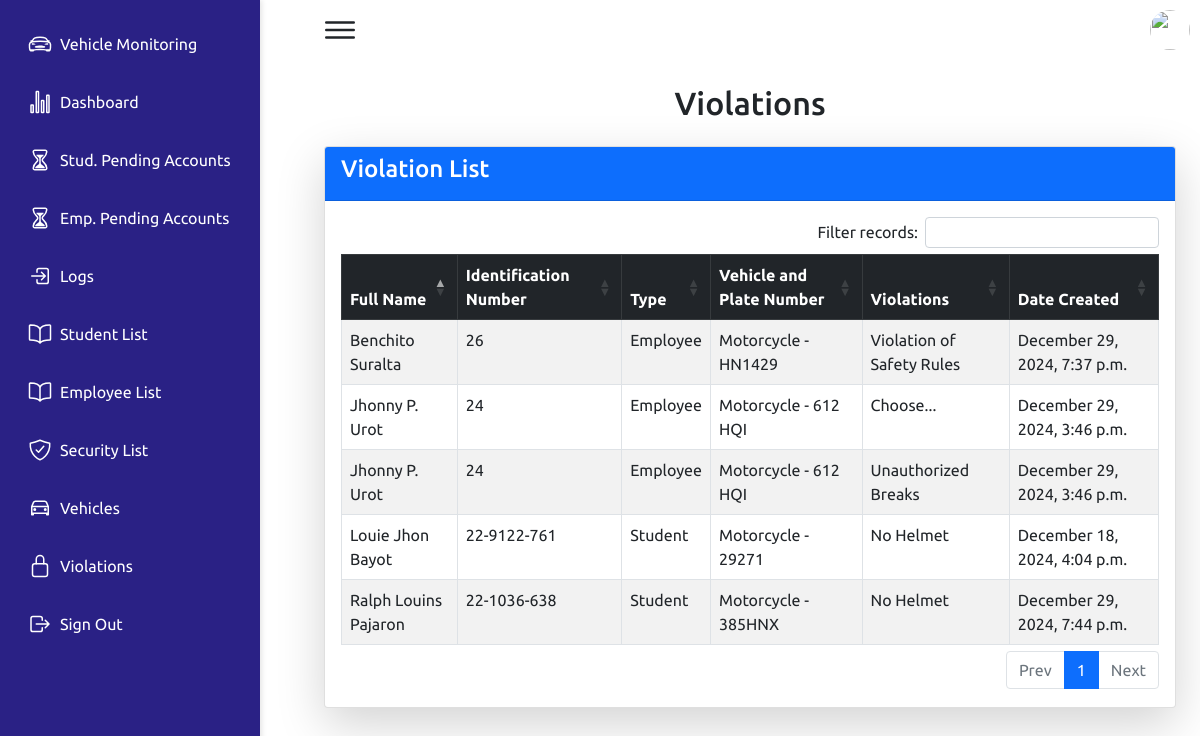
The page /violation_list/ (signed in) on the database its author committed.
### qrapp/models.py (models this page shows, shortened)
class Violation(models.Model):
    username = models.CharField(max_length=50)
    first_name = models.CharField(max_length=50, blank=True, null=True)
    last_name = models.CharField(max_length=50, blank=True, null=True)
    student_id = models.CharField(max_length=20)
    vehicle_type = models.CharField(max_length=50)
    violations = models.CharField(max_length=255)
    date_created = models.DateTimeField(default=timezone.now)  # Field for the date of the violation
    offense_count = models.PositiveIntegerField(blank=True, null=True)  # Field for number of offenses

class EmployeeViolation(models.Model):
    employee_id = models.CharField(max_length=20)
    full_name = models.CharField(max_length=255, blank=True, null=True)  # Full name of the employee
    vehicle_type = models.CharField(max_length=50)
    violations = models.CharField(max_length=255)
    date_created = models.DateTimeField(default=timezone.now)  # Date of violation
    offense_count = models.PositiveIntegerField(blank=True, null=True)  # Number of offenses

### qrapp/views.py (the view)
# urls.py: path('violation_list/', views.violation_list, name='violation_list'),
def violation_list(request):
    violations = Violation.objects.all()
    employee_violations = EmployeeViolation.objects.all()
    return render(request, 'qrapp/violations.html', {'violations': violations,'employee_violations': employee_violations})

### qrapp/templates/qrapp/violations.html (shortened to what this page needs)
{% extends 'qrapp/base.html' %}
{% block content %}
<link href="https://cdn.jsdelivr.net/npm/bootstrap@5.1.3/dist/css/bootstrap.min.css" rel="stylesheet">
<link rel="stylesheet" href="https://cdn.datatables.net/1.11.5/css/dataTables.bootstrap5.min.css">
<div class="container mt-0">
    <h2 class="text-center mb-4">Violations</h2>
    <div class="row">
        <div class="col-lg-12 mb-4">
            <div class="card shadow-lg">
                <div class="card-header bg-primary text-white">
                    <h4>Violation List</h4>
                </div>
                <div class="card-body">
                    <table id="violationTable" class="table table-hover table-bordered table-striped">
                        <thead class="table-dark">
                            <tr>
                                <th>Full Name</th>
                                <th>Identification Number</th>
                                <th>Type</th>
                                <th>Vehicle and Plate Number</th>
                                <th>Violations</th>
                                <th>Date Created</th>
                            </tr>
                        </thead>
                        <tbody>
                            {% for violation in violations %}
                            <tr>
                                <td>{{ violation.first_name }} {{ violation.last_name }}</td>
                                <td>{{ violation.student_id }}</td>
                                <td>Student</td>
                                <td>{{ violation.vehicle_type }}</td>
                                <td>{{ violation.violations }}</td>
                                <td>{{ violation.date_created|date:"F j, Y, g:i a" }}</td>
                            </tr>
                            {% endfor %}
                            {% for emp_violation in employee_violations %}
                            <tr>
                                <td>{{ emp_violation.full_name }}</td>
                                <td>{{ emp_violation.employee_id }}</td>
                                <td>Employee</td>
                                <td>{{ emp_violation.vehicle_type }}</td>
                                <td>{{ emp_violation.violations }}</td>
                                <td>{{ emp_violation.date_created|date:"F j, Y, g:i a" }}</td>
                            </tr>
                            {% endfor %}
                        </tbody>
                    </table>
                </div>
            </div>
        </div>
    </div>
</div>
{% endblock %}

### static/css/style.css (style rules this page uses)
* { font-family: "Ubuntu", sans-serif; margin: 0; padding: 0; box-sizing: border-box; }
:root { --blue: #2a2185; --white: #fff; --gray: #f5f5f5; --black1: #222; --black2: #999; }
body { min-height: 100vh; overflow-x: hidden; }
.container { position: relative; width: 100%; }

### qrapp/templates/qrapp/violations.html (style rules this page uses)
.card-body { padding: 1rem; }

### rows shown on the page
Violation: first_name "Louie Jhon", last_name "Bayot", student_id "22-9122-761", vehicle_type "Motorcycle - 29271", violations "No Helmet", date_created "December 18, 2024, 4:04 p.m."
Violation: first_name "Ralph Louins", last_name "Pajaron", student_id "22-1036-638", vehicle_type "Motorcycle - 385HNX", violations "No Helmet", date_created "December 29, 2024, 7:44 p.m."
EmployeeViolation: full_name "Jhonny P. Urot", employee_id "24", vehicle_type "Motorcycle - 612 HQI", violations "Choose...", date_created "December 29, 2024, 3:46 p.m."
EmployeeViolation: full_name "Jhonny P. Urot", employee_id "24", vehicle_type "Motorcycle - 612 HQI", violations "Unauthorized Breaks", date_created "December 29, 2024, 3:46 p.m."
EmployeeViolation: full_name "Benchito Suralta", employee_id "26", vehicle_type "Motorcycle - HN1429", violations "Violation of Safety Rules", date_created "December 29, 2024, 7:37 p.m."
